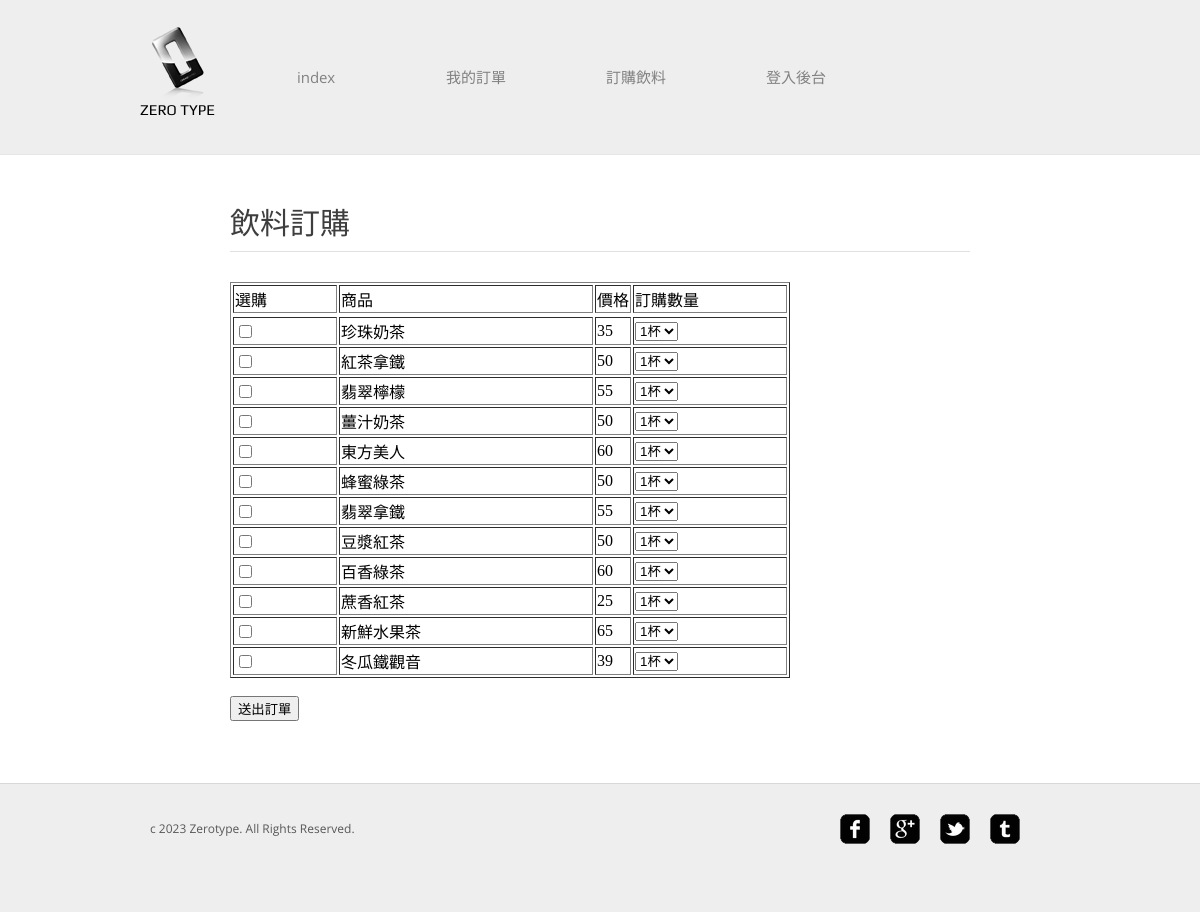
/order_product.php (signed in), run on the app's committed database.
### tables this page shows
CREATE TABLE `product` (
  `id` int(11) NOT NULL,
  `product_name` varchar(50) NOT NULL,
  `product_price` int(10) NOT NULL,
  `product_sum` int(10) NOT NULL
);

### order_product.php (the view, shortened to what this page needs)
<?php
include('head.php');
?>
<head></head>
<body>
<div id="about">
	<h1>飲料訂購</h1>
<table border="1">
<form action="addorder.php" method="post" name="form">
<tr>
	<td width="100px">選購</td>
	<td width="250px">商品</td>
	<td>價格</td>
	<td width="150px">訂購數量</td>
</tr>
<tr>
<?php
$sql="SELECT * FROM `product`";
$result=mysql_query($sql);
while($row=mysql_fetch_assoc($result)){
	echo "<tr>";
	echo "<td><input type=\"checkbox\" name=\"id[]\" value=\"" . $row["id"] . "\"/></td>";
	echo "<td>".$row['product_name']."</td>";
	echo "<td>".$row['product_price']."</td>";
	echo "<td><select name='sum[]'>
　<option value='1'>1杯</option>
　<option value='2'>2杯</option>
　<option value='3'>3杯</option>
　<option value='4'>4杯</option>
</select></td>";
	echo "</tr>";
}
?>
</tr>
</table>
<br><button type="submit">送出訂單</button>
</div>
</body>
<?php
include('FOOTER.php');
?>

### head.php (shortened to what this page needs)
<html>
<head>
	<link rel="stylesheet" href="css/style.css" type="text/css">
</head>
<body>
	<div id="header">
		<div>
			<div class="logo">
				<a href="index.html">Zero Type</a>
			</div>
			<ul id="navigation">
				<li>
					<a href="index.php">index</a>
				</li>
					<?php
						$login_type = $_SESSION["login_type"];
						if( $login_type	== "admin" )
						{
							echo "<li>";
							echo "<a href=\"adm_index.php\">管理訂單</a>";
							echo "</li>";
							echo "<li>";
							echo "<a href=\"report.php\">會計報表</a>";
							echo "</li>";
							echo "<li>";
							echo "<a href=\"logout.php\">管理員 ". $_SESSION["adm_user"] . " 登出</a>";
							echo "</li>";
						}
						else
						{
							echo "<li>";
							echo "<a href=\"myorder.php\">我的訂單</a>";
							echo "</li>";
							echo "<li>";
							echo "<a href=\"order_product.php\">訂購飲料</a>";
							echo "</li>";
							echo "<li>";
							echo "<a href=\"admin_login.php\">登入後台</a>";
							echo "</li>";
						}
					?>
			</ul>
		</div>
	</div>
	<div id="contents">

### footer.php (shortened to what this page needs)
</div>
	<div id="footer">
		<div class="clearfix">
			<div id="connect">
				<a href="http://freewebsitetemplates.com/go/facebook/" target="_blank" class="facebook"></a><a href="http://freewebsitetemplates.com/go/googleplus/" target="_blank" class="googleplus"></a><a href="http://freewebsitetemplates.com/go/twitter/" target="_blank" class="twitter"></a><a href="http://www.freewebsitetemplates.com/misc/contact/" target="_blank" class="tumbler"></a>
			</div>
			<p>
				c 2023 Zerotype. All Rights Reserved.
			</p>
		</div>
	</div>
</body>
</html>

### css/style.css (style rules this page uses)
body { background-color: #fff; font-family: 'OpenSans'; margin: 0; }
.clearfix:after, #contents:after { clear:both; content:""; display:block; height:1%; line-height:0; visibility:hidden; }
#header { background-color: #eee; border-bottom: 1px solid #e6e6e6; padding: 27px 0; }
#header > div, #footer > div { width: 920px; margin: 0 auto; padding: 0 20px; }
#header .logo { float: left; margin-right: 20px; }
#header .logo a { background: url(../images/logo.png) no-repeat center top; color: #000; display: block; font: 15px/30px 'Play'; height: 20px; width: 76px; padding-top: 68px; text-decoration: none; text-transform: uppercase; }
#navigation { display: inline-block; list-style: none; line-height: 100px; margin: 0; padding: 0; }
#navigation li { float: left; width: 160px; text-align: center; }
#navigation li a { color: #818181; font-size: 15px; line-height: 30px; text-decoration: none; }
#contents { min-height: 510px; width: 880px; margin: 0 auto; padding: 54px 40px; }
h1 { color: #3e3e3e; font-size: 30px; font-weight: normal; line-height: 30px; margin: 0 0 30px; }
p { color: #585858; font-size: 16px; line-height: 24px; margin: 0 0 30px; }
#about { width: 740px; margin: 0 auto; font-family: Microsoft JhengHei; }
#about h1, .section h1 { border-bottom: 1px solid #e0e0e0; padding-bottom: 12px; font-family: Microsoft JhengHei; }
#footer { background-color: #eee; border-top: 1px solid #d8d8d8; padding: 30px 0; }
#footer p { font-size: 12px; line-height: 30px; padding-left: 10px; }
#connect { float: right; display: inline-block; margin-right: 30px; }
#connect a { background: url(../images/icons.png) no-repeat; display: inline-block; height: 30px; width: 30px; margin: 0 10px; }
#connect a.googleplus { background-position: 0 -40px; }
#connect a.twitter { background-position: 0 -80px; }
#connect a.tumbler { background-position: 0 -120px; }

### data on the page
product: product_name "珍珠奶茶", product_price "35"
product: product_name "紅茶拿鐵", product_price "50"
product: product_name "翡翠檸檬", product_price "55"
product: product_name "薑汁奶茶", product_price "50"
product: product_name "東方美人", product_price "60"
product: product_name "蜂蜜綠茶", product_price "50"
product: product_name "翡翠拿鐵", product_price "55"
product: product_name "豆漿紅茶", product_price "50"
product: product_name "百香綠茶", product_price "60"
product: product_name "蔗香紅茶", product_price "25"
product: product_name "新鮮水果茶", product_price "65"
product: product_name "冬瓜鐵觀音", product_price "39"
